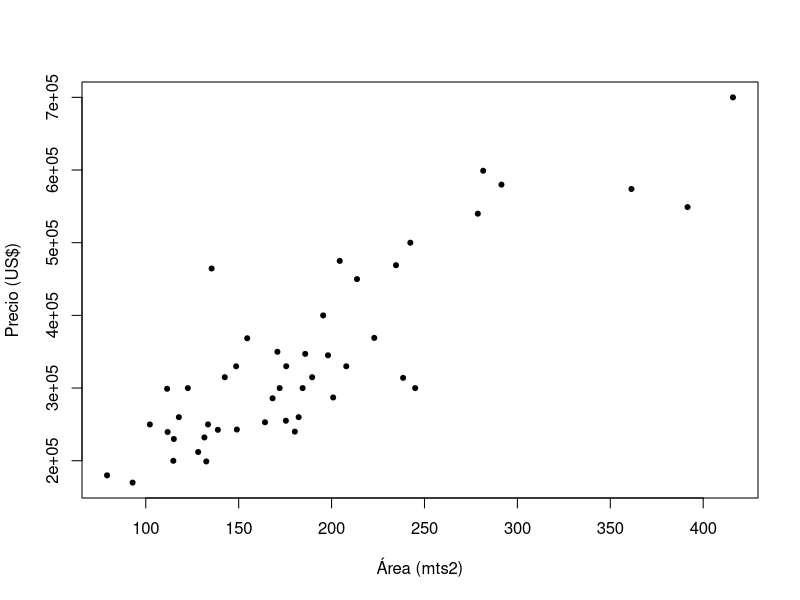
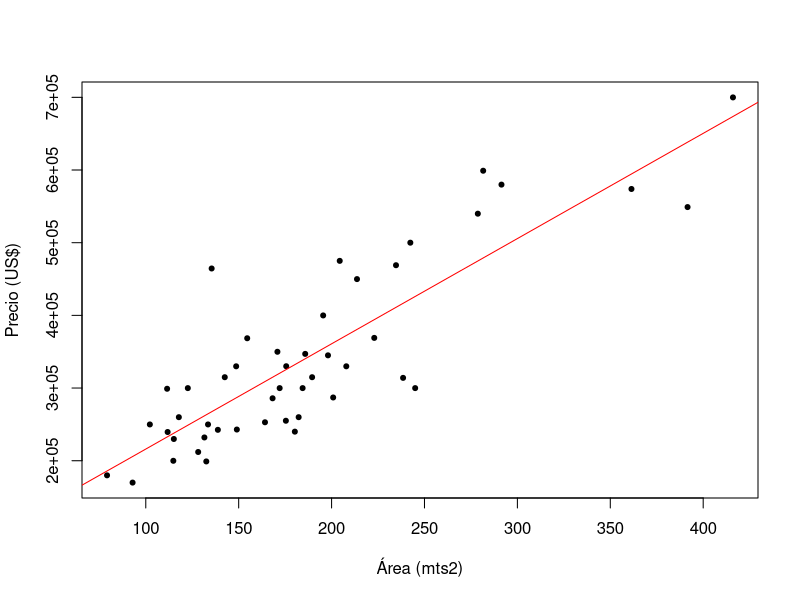

These figures' R source, in order:


# Ir al menu session -> set wordking directory -> choose directory,  Buscar carpeta y darle open
dir()

datos <- read.csv("houses_portland.csv")
head(datos)

# Ejercicio: convertir los pies cuadrados a metros cuadrados
datos$area <- datos$area * 0.092903

# Realizar exploración de los datos
summary(datos$area)
summary(datos$price)

plot(datos$area, datos$price, pch = 20, xlab = "Área (mts2)",
     ylab = "Precio (US$)")
cor(datos$area, datos$price)

# Análitico (Minimización de MSE, en R para la regresión)

# Y es modelado por X: y ~ X 
modelo <- lm(price ~ area, data = datos)
summary(modelo)
plot(datos$area, datos$price, pch = 20, xlab = "Área (mts2)",
     ylab = "Precio (US$)")
abline(modelo, col = "red")

71270.5 +  1448.0  * 200
